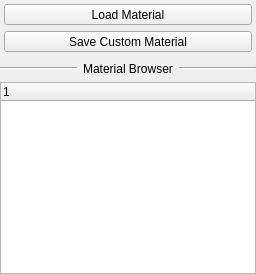
              <widget class="QWidget" name="widget_6" native="true">
               <layout class="QGridLayout" name="gridLayout_24">
                <property name="leftMargin">
                 <number>0</number>
                </property>
                <property name="topMargin">
                 <number>0</number>
                </property>
                <property name="rightMargin">
                 <number>0</number>
                </property>
                <property name="bottomMargin">
                 <number>0</number>
                </property>
                <item row="1" column="1">
                 <widget class="QLabel" name="label_33">
                  <property name="text">
                   <string>Material Browser</string>
                  </property>
                  <property name="alignment">
                   <set>Qt::AlignmentFlag::AlignCenter</set>
                  </property>
                 </widget>
                </item>
                <item row="1" column="0">
                 <widget class="Line" name="line_6">
                  <property name="orientation">
                   <enum>Qt::Orientation::Horizontal</enum>
                  </property>
                 </widget>
                </item>
                <item row="1" column="2">
                 <widget class="Line" name="line_7">
                  <property name="orientation">
                   <enum>Qt::Orientation::Horizontal</enum>
                  </property>
                 </widget>
                </item>
                <item row="2" column="0" colspan="3">
                 <widget class="QTreeWidget" name="MaterialTreeBrowser">
                  <column>
                   <property name="text">
                    <string notr="true">1</string>
                   </property>
                  </column>
                 </widget>
                </item>
                <item row="0" column="0" colspan="3">
                 <widget class="QWidget" name="widget_8" native="true">
                  <layout class="QGridLayout" name="gridLayout_23">
                   <property name="leftMargin">
                    <number>4</number>
                   </property>
                   <property name="topMargin">
                    <number>4</number>
                   </property>
                   <property name="rightMargin">
                    <number>4</number>
                   </property>
                   <property name="bottomMargin">
                    <number>4</number>
                   </property>
                   <item row="0" column="0">
                    <widget class="QToolButton" name="loadMaterialProfileButton">
                     <property name="sizePolicy">
                      <sizepolicy hsizetype="Preferred" vsizetype="Fixed">
                       <horstretch>0</horstretch>
                       <verstretch>0</verstretch>
                      </sizepolicy>
                     </property>
                     <property name="text">
                      <string>Load Material</string>
                     </property>
                    </widget>
                   </item>
                   <item row="1" column="0">
                    <widget class="QToolButton" name="saveMaterialProfileButton">
                     <property name="sizePolicy">
                      <sizepolicy hsizetype="Preferred" vsizetype="Fixed">
                       <horstretch>0</horstretch>
                       <verstretch>0</verstretch>
                      </sizepolicy>
                     </property>
                     <property name="text">
                      <string>Save Custom Material</string>
                     </property>
                    </widget>
                   </item>
                  </layout>
                 </widget>
                </item>
               </layout>
              </widget>
